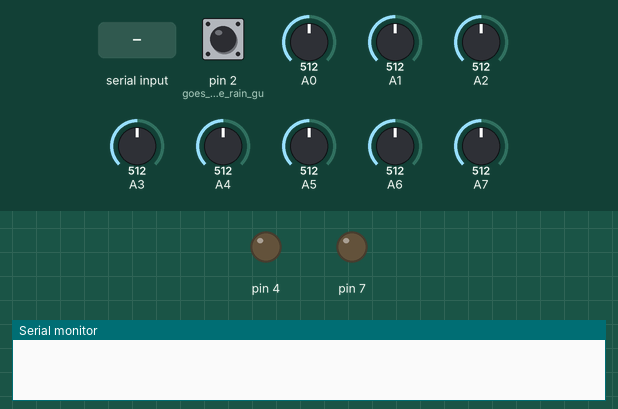
Recording of a sketch running on a simulated Arduino Nano, built with avr-gcc and run on an emulated ATmega328P. Shown: output pins drawn as LEDs (lit = HIGH), the last lines printed to the serial monitor. The test bench sets the inputs (shaded band); at power-on: pin 2 (goes_low_when_the_rain_gu) HIGH, A0 = 512, A1 = 512, A2 = 512, A3 = 512, A4 = 512, A5 = 512, A6 = 512, A7 = 512.

Above: at 1.2 s.
1.3 s: "C\n" received over Serial
At 2.2 s:
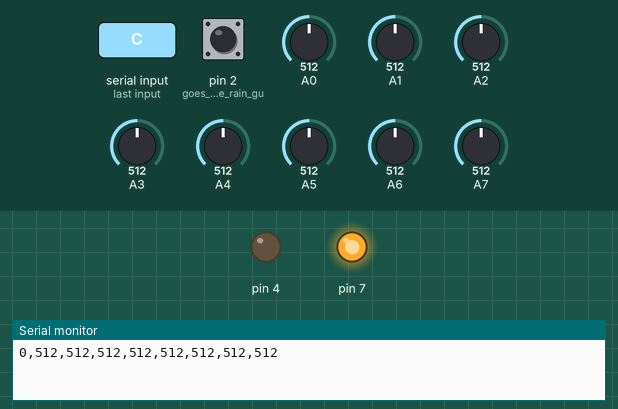
2.8 s: pin 2 (goes_low_when_the_rain_gu) pulled LOW for 0.15 s
At 3.3 s:
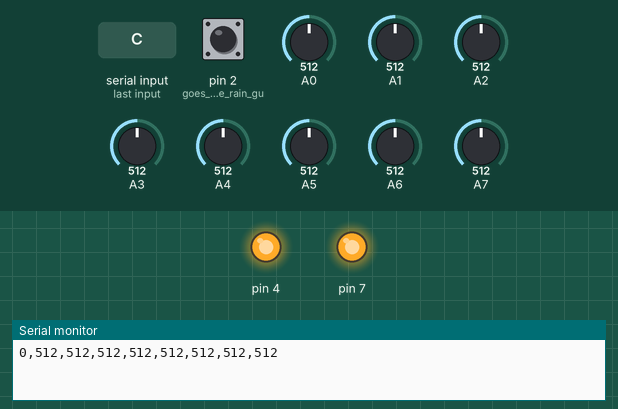
4.4 s: byte 67 ('C') received over Serial
At 5.6 s:
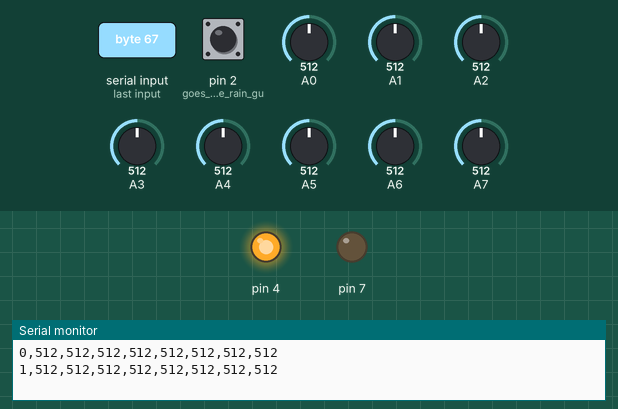
5.9 s: pin 2 (goes_low_when_the_rain_gu) pulled LOW for 1 s
At 6.8 s:
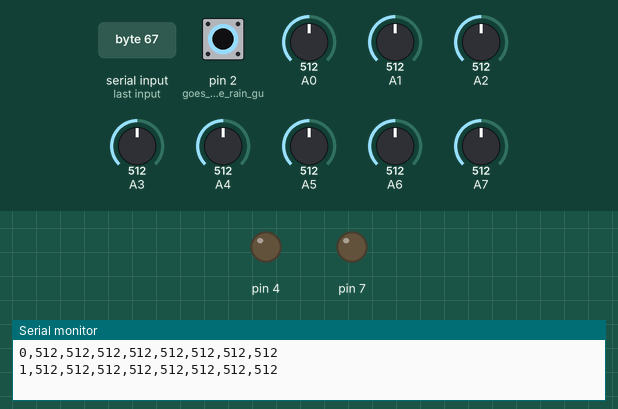
8.4 s: pin 2 (goes_low_when_the_rain_gu) pulled LOW for 3.2 s
At 8.7 s:
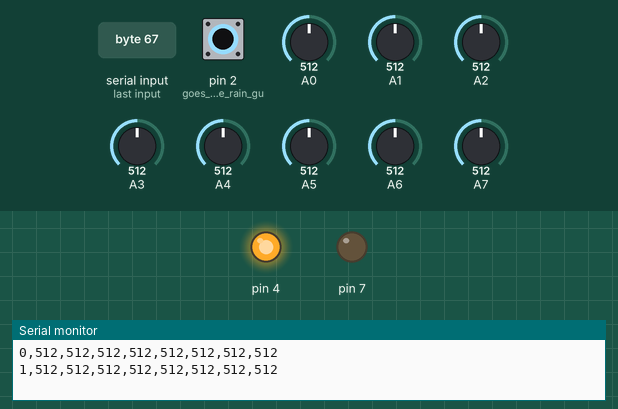
Timing chart, 0 to 11.4 s (numbered marks = the images above; inputs shaded):
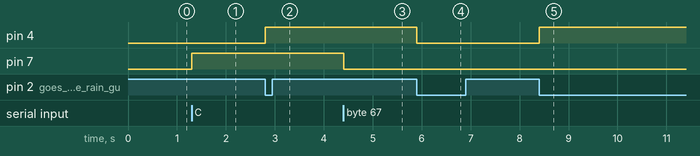

Measured:
- after the input at 1.3 s, pin 7: LOW → HIGH at once
- after the input at 2.8 s, pin 4: LOW → HIGH at once
- after the input at 4.4 s, pin 7: HIGH → LOW at once
- after the input at 5.9 s, pin 4: HIGH → LOW at once
- after the input at 8.4 s, pin 4: LOW → HIGH at once

The sketch:

rainguage_firmware.ino
```cpp
// sketch to listen to rain guage ticks and report when asked
int count = 0;
bool flashy = LOW ;
bool blinky = LOW;
void setup() {
  // put your setup code here, to run once:
pinMode(2, INPUT); // goes low when the rain guage tips out.
pinMode(7, OUTPUT);
pinMode(4, OUTPUT);
digitalWrite(2, HIGH); // saves a pull up resistor.
Serial.begin(9600);

attachInterrupt(digitalPinToInterrupt(2), counter, FALLING);


}

void loop() {
  // put your main code here, to run repeatedly:
 handleSerial();
}

void handleSerial() {
 while (Serial.available() > 0) {
   char incomingCharacter = Serial.read();
   switch (incomingCharacter) {
     case 'C':
      Serial.print( String(count) ) ;
      Serial.print( "," ) ;
      Serial.print( analogRead (A0) ) ;
      Serial.print( "," ) ;
      Serial.print( analogRead (A1) ) ;
      Serial.print( "," ) ;
      Serial.print( analogRead (A2) ) ;
      Serial.print( "," ) ;
      Serial.print( analogRead (A3) ) ;
      Serial.print( "," ) ;
      Serial.print( analogRead (A4) ) ;
      Serial.print( "," ) ;
      Serial.print( analogRead (A5) ) ;
      Serial.print( "," ) ;
      Serial.print( analogRead (A6) ) ;
      Serial.print( "," ) ;
      Serial.print( analogRead (A7) ) ;
      Serial.print( "\n" ) ;

      count = 0;
      blinky = !blinky ;
      digitalWrite(7, blinky);

      break;

     case 'R':
      // might be useful later
      count = 0;
      break;
    }
 }
}

void counter(){
  count++ ;
  flashy = !flashy;
  digitalWrite(4, flashy);
}
```
